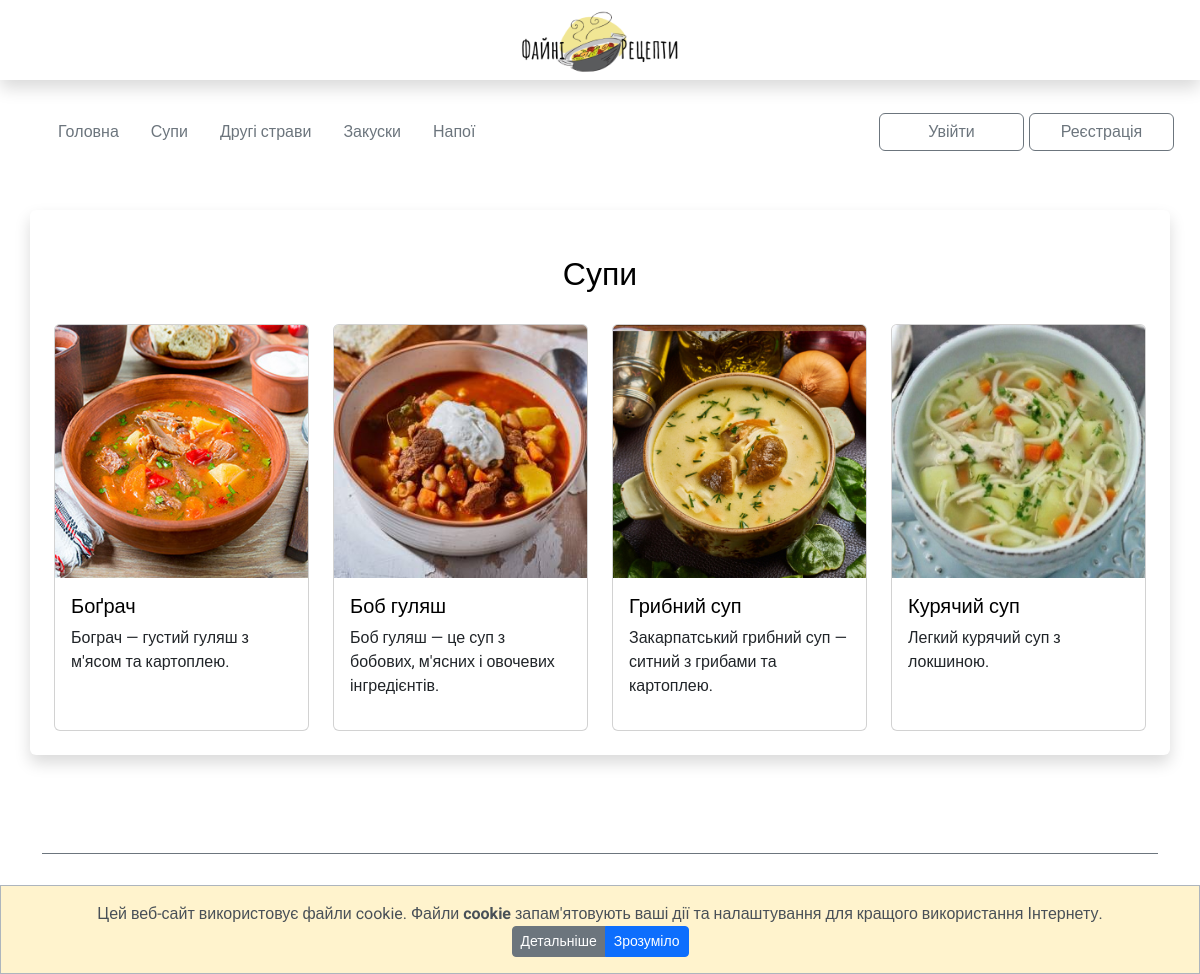
Screenshot of /soup with the database file from the repository.
### my_apps/recipes_app/models.py (models this page shows, shortened)
class Recipes(models.Model):
    name = models.CharField('Назва страв', max_length=30, blank=False)
    food_type = models.CharField('Тип їжі', max_length=20, blank=False, default='')
    short_desc = models.TextField('Короткий опис', max_length=80, blank=False)
    img = models.ImageField(null=True, blank=True, upload_to="media/", verbose_name='img')
    text = RichTextUploadingField('Recipe')

### my_apps/recipes_app/views.py (the view)
# urls.py: path('soup', soup_page, name='soup_page'),
def soup_page(request):
    soup = Recipes.objects.filter(food_type="soup")
    return render(request, 'soup_page.html', context={'soup': soup})

### my_apps/recipes_app/templates/soup_page.html
{% extends 'base.html' %}
{% load static %}
{% block content %}
<div class="recipe-item">
    <div class="container shadow p-4 mb-5 mt-5 bg-body rounded">
        <h1>Супи </h1>
        <div class="row gy-3">
            {% for i in soup %}
            <div class="col-lg-3 col-md-4 col-sm-6 col-6">
                <div class="card h-100 mb-3">
                    <a href="{{i.id}}"><img src="{{i.img.url}}" class="card-img-top" alt="..."></a>
                    <div class="card-body">
                    <a href="{{i.id}}">
                        <h5 class="card-title">{{i.name}}</h5>
                    </a>
                    <p class="card-text">{{i.short_desc}}</p>
                    </div>
                </div>
            </div>
            {% endfor %}
        </div>
    </div>
</div>
{% endblock content %}

### static/css/style.css (style rules this page uses)
html, body { height: 100%; color: #000000; font-family: 'Roboto', sans-serif; font-size: 1rem; }
body a { text-decoration: none; color: #000000; }
body img { padding: 0; margin: 0; max-width:100%; max-height: 100%; }
body h1, h3 { text-align: center; margin-bottom: 30px; }
.recipe-item { margin-top: 50px; }

### rows the page displays
Recipes: img (picture), name "Боґрач", short_desc "Бограч — густий гуляш з м'ясом та картоплею."
Recipes: img (picture), name "Боб гуляш", short_desc "Боб гуляш — це суп з бобових, м'ясних і овочевих інгредієнтів."
Recipes: img (picture), name "Грибний суп", short_desc "Закарпатський грибний суп — ситний з грибами та картоплею."
Recipes: img (picture), name "Курячий суп", short_desc "Легкий курячий суп з локшиною."
